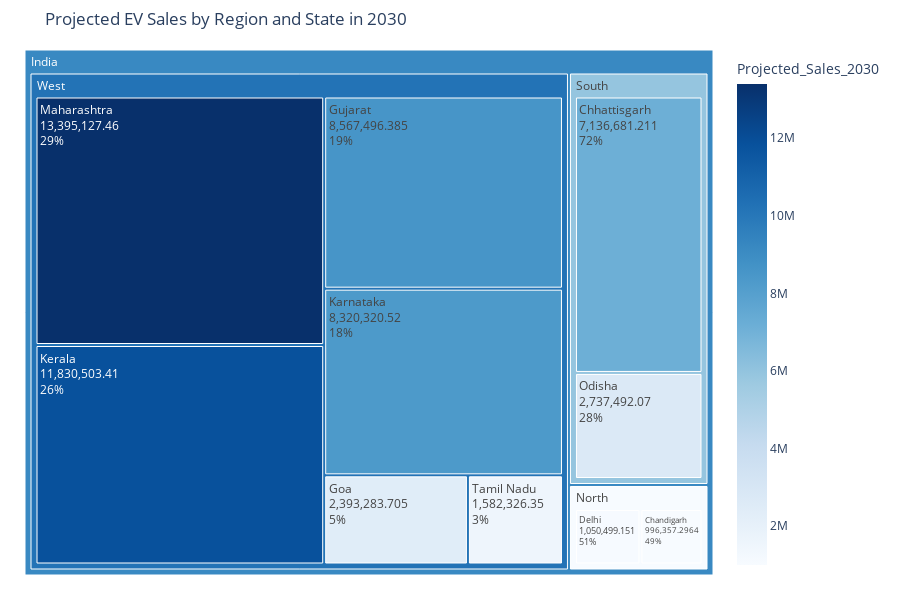

Here is the notebook cell this chart was saved with:
### Code cell
# Create a treemap using plotly express
import plotly.express as px

# Get region info from monthly_ev_sales
df_regions = df[['state', 'region']].drop_duplicates()
proj_df['Region'] = proj_df['State'].map(df_regions.set_index('state')['region'])

# Create the treemap
fig = px.treemap(
  proj_df,
  path=[px.Constant("India"), 'Region', 'State'],
  values='Projected_Sales_2030',
  color='Projected_Sales_2030',
  color_continuous_scale='Blues',
  title='Projected EV Sales by Region and State in 2030',
  hover_data=['Projected_Sales_2030_readable']
)

fig.update_traces(
  textinfo="label+percent parent+value",
  hovertemplate='<b>%{label}</b><br>Sales: %{customdata[0]}<br>Share: %{percentParent:.1%}<extra></extra>'
)

fig.update_layout(
  width=900,
  height=600,
  margin=dict(t=50, l=25, r=25, b=25)
)

fig.show()

### Figure 1 — Plotly figure (JSON) as saved in the notebook; plotly's stock layout.template omitted (floating-point values rounded to 4 significant figures)
{"data": [{"branchvalues": "total", "customdata": [["13.4 million", 13400000.0], ["11.8 million", 11830000.0], ["8.6 million", 8567000.0], ["8.3 million", 8320000.0], ["7.1 million", 7137000.0], ["2.7 million", 2737000.0], ["2.4 million", 2393000.0], ["1.6 million", 1582000.0], ["1.1 million", 1050000.0], ["996.4 thousand", 996400.0], ["(?)", 10200000.0], ["(?)", 5917000.0], ["(?)", 1024000.0], ["(?)", 9150000.0]], "domain": {"x": [0, 1], "y": [0, 1]}, "hovertemplate": "<b>%{label}</b><br>Sales: %{customdata[0]}<br>Share: %{percentParent:.1%}<extra></extra>", "ids": ["India/West/Maharashtra", "India/West/Kerala", "India/West/Gujarat", "India/West/Karnataka", "India/South/Chhattisgarh", "India/South/Odisha", "India/West/Goa", "India/West/Tamil Nadu", "India/North/Delhi", "India/North/Chandigarh", "India/West", "India/South", "India/North", "India"], "labels": ["Maharashtra", "Kerala", "Gujarat", "Karnataka", "Chhattisgarh", "Odisha", "Goa", "Tamil Nadu", "Delhi", "Chandigarh", "West", "South", "North", "India"], "marker": {"coloraxis": "coloraxis", "colors": [13400000.0, 11830000.0, 8567000.0, 8320000.0, 7137000.0, 2737000.0, 2393000.0, 1582000.0, 1050000.0, 996400.0, 10200000.0, 5917000.0, 1024000.0, 9150000.0]}, "name": "", "parents": ["India/West", "India/West", "India/West", "India/West", "India/South", "India/South", "India/West", "India/West", "India/North", "India/North", "India", "India", "India", ""], "textinfo": "label+percent parent+value", "type": "treemap", "values": [13400000.0, 11830000.0, 8567000.0, 8320000.0, 7137000.0, 2737000.0, 2393000.0, 1582000.0, 1050000.0, 996400.0, 46090000.0, 9874000.0, 2047000.0, 58010000.0]}], "layout": {"coloraxis": {"colorbar": {"title": {"text": "Projected_Sales_2030"}}, "colorscale": [[0, "rgb(247,251,255)"], [0.125, "rgb(222,235,247)"], [0.25, "rgb(198,219,239)"], [0.375, "rgb(158,202,225)"], [0.5, "rgb(107,174,214)"], [0.625, "rgb(66,146,198)"], [0.75, "rgb(33,113,181)"], [0.875, "rgb(8,81,156)"], [1, "rgb(8,48,107)"]]}, "height": 600, "legend": {"tracegroupgap": 0}, "margin": {"b": 25, "l": 25, "r": 25, "t": 50}, "title": {"text": "Projected EV Sales by Region and State in 2030"}, "width": 900}}
